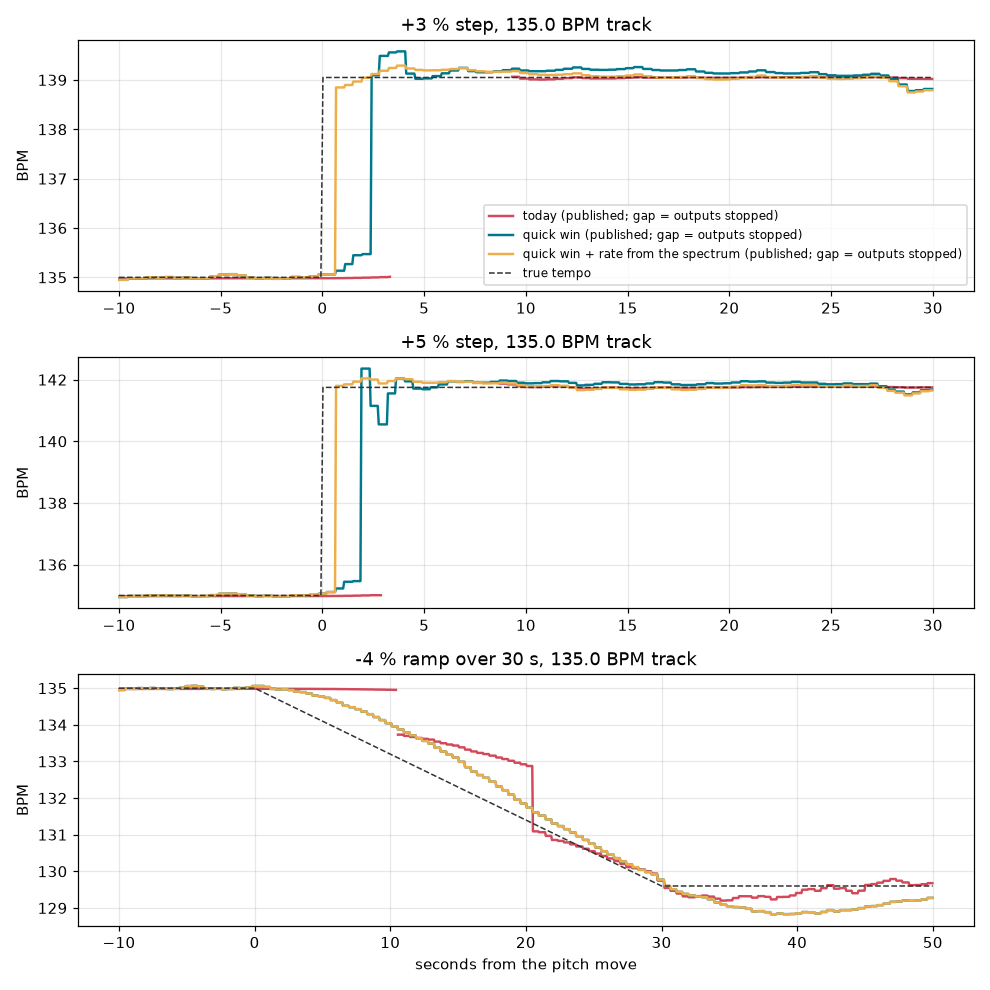

Generate this figure with Python:
"""Tempo against time around a pitch move: today's pipeline and the quick win against the true rate (one track).

    .venv/bin/python studies/advanced-follow/curves.py --track tk_82fba4fd --out studies/advanced-follow/curves.png
"""
from __future__ import annotations

import argparse
import sys
from pathlib import Path

import numpy as np

HERE = Path(__file__).resolve().parent
sys.path.insert(0, str(HERE))
sys.path.insert(0, str(HERE.parents[1]))

import ratio_probe as RP
import replay as P
import step_stats as S
from eval.follow_bpm import FollowBpm
from eval.mode_bpm import ModeBpm

CASES = (("+3 % step", 0.03, 0.0), ("+5 % step", 0.05, 0.0), ("-4 % ramp over 30 s", -0.04, 30.0))


def main() -> None:
    import matplotlib
    matplotlib.use("Agg")
    import matplotlib.pyplot as plt
    ap = argparse.ArgumentParser()
    ap.add_argument("--track", default="tk_82fba4fd")
    ap.add_argument("--at", type=float, default=69.4315)
    ap.add_argument("--cache", type=Path)
    ap.add_argument("--out", type=Path, required=True)
    args = ap.parse_args()
    fig, axes = plt.subplots(len(CASES), 1, figsize=(9, 3.0 * len(CASES)), sharex=False)
    for ax, (label, change, ramp) in zip(axes, CASES):
        case = {"track": args.track, "change": change, "at": args.at, "ramp_s": ramp}
        beats, ref, info = S.case_beats(case, args.cache)
        t0 = info["t_change"]
        span = (t0 - 10, t0 + max(30.0, ramp + 20))
        events = RP.events(info["ratio"])
        for name, factory, conf, colour, ratio in (("today", ModeBpm, "grid", "#d1495b", False),
                                                    ("quick win", FollowBpm, "lines", "#00798c", False),
                                                    ("quick win + rate from the spectrum", FollowBpm, "lines", "#edae49",
                                                     True)):
            pending = list(events) if ratio else []

            def hook(est, now, fed, pending=pending):
                while pending and pending[0][0] <= now:
                    t_ev, r = pending.pop(0)
                    est.propose_ratio(r, t_ev, since=t_ev - RP.DETECT_LAG_S)
            tr = P.run(beats, info["dur"], factory, conf_kind=conf, on_tick=hook)
            sel = (tr.t >= span[0]) & (tr.t < span[1])
            bpm = np.where(tr.running, tr.bpm, np.nan)
            ax.plot(tr.t[sel] - t0, bpm[sel], color=colour, lw=1.6, label=f"{name} (published; gap = outputs stopped)")
        tt = np.linspace(span[0], span[1], 400)
        x = np.clip((tt - t0) / ramp, 0, 1) if ramp > 0 else (tt >= t0).astype(float)
        ax.plot(tt - t0, info["bpm"] * (1 + change * x), color="#333333", lw=1, ls="--", label="true tempo")
        ax.set_title(f"{label}, {info['bpm']:.1f} BPM track")
        ax.set_ylabel("BPM")
        ax.grid(alpha=0.3)
    axes[-1].set_xlabel("seconds from the pitch move")
    axes[0].legend(loc="lower right", fontsize=8)
    fig.tight_layout()
    fig.savefig(args.out, dpi=110)
    print(args.out)


if __name__ == "__main__":
    main()
